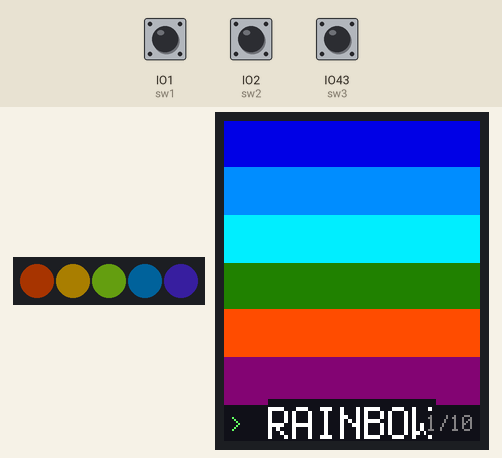
This program was run on a simulated ESP32 board running CircuitPython. On the bench: 5 RGB LEDs in strip order, left to right, 128×160 colour display. Inputs (shaded band) come from the test bench; at power-on: IO1 (sw1) HIGH, IO43 (sw3) HIGH, IO2 (sw2) HIGH. Dim RGB values are drawn brighter than linear; what the program prints to the serial console is not drawn.

Above: at 1.2 s.
1.3 s: IO1 (sw1) pulled LOW for 0.15 s
At 1.73 s:
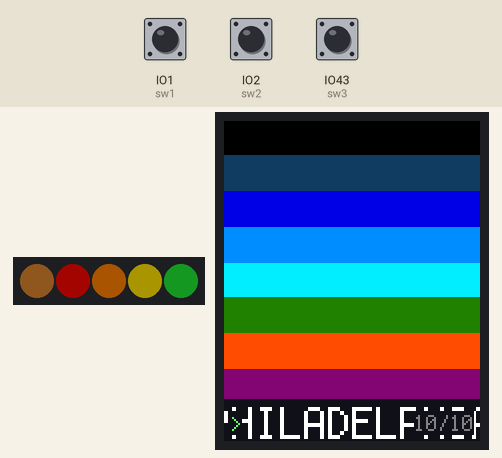
2.0 s: IO43 (sw3) pulled LOW for 0.15 s
At 2.36 s:
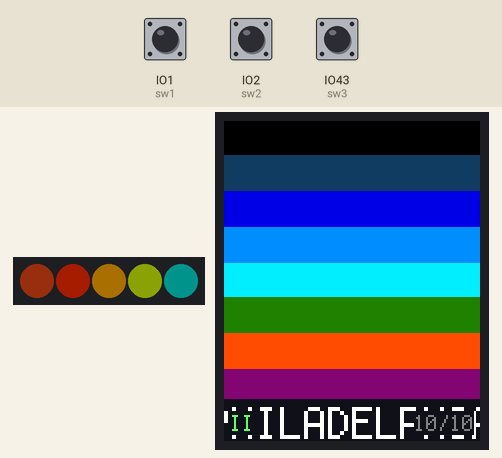
2.7 s: IO2 (sw2) pulled LOW for 0.15 s
At 2.99 s:
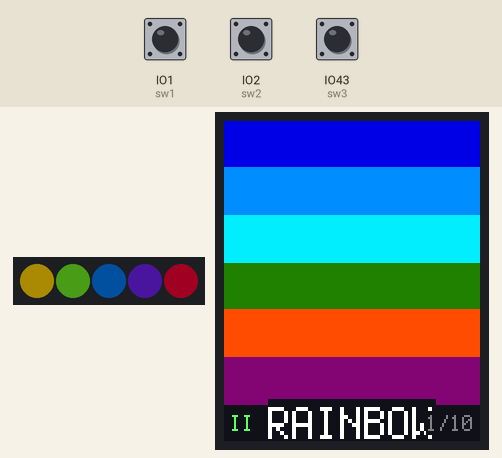
3.4 s: IO43 (sw3) pulled LOW for 1 s
At 3.62 s:
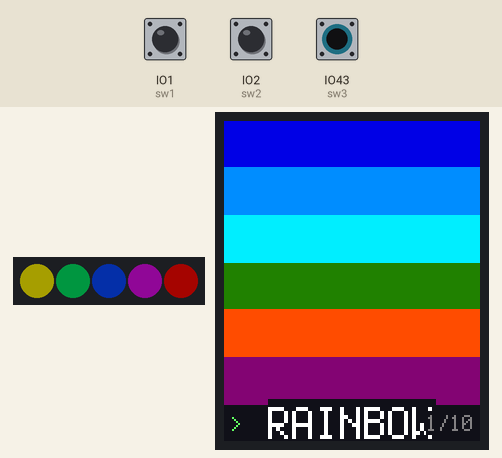
5.0 s: IO1 (sw1) pulled LOW for 1 s
At 5.19 s:
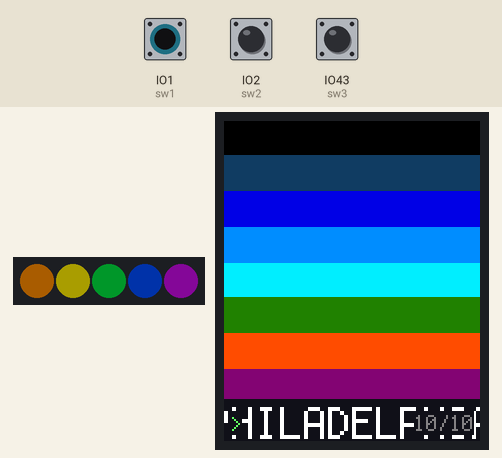
6.6 s: IO2 (sw2) pulled LOW for 1 s
At 10.82 s:
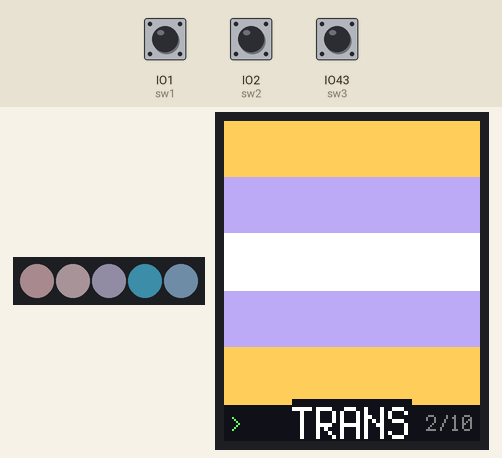
Timing chart, 0 to 12.4 s (numbered marks = the images above; inputs shaded):
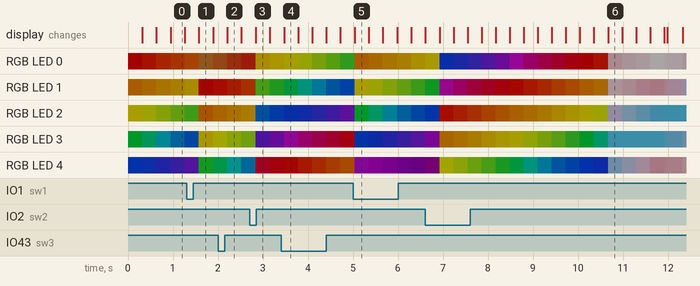

The program:

code.py
```python
"""
code.py -- Pride Flags carousel
================================
A rotating display of pride flags on the 128x160 LCD. Each flag is
drawn full-screen as horizontal stripes (the classic flag layout),
held for a few seconds, then the next one fades in. The 5 NeoPixels
scroll the current flag's stripe colors in step.

The carousel auto-advances, but the buttons let you page through
manually whenever you like.

Controls
--------
  SW1 (IO1)   -- previous flag
  SW2 (IO2)   -- next flag
  SW3 (IO43)  -- pause / resume auto-advance

Flags included
--------------
  Rainbow        Gilbert Baker's 6-stripe classic
  Trans          5-stripe trans pride flag
  Bi             3-stripe bisexual pride flag (40/20/40)
  Lesbian        7-stripe community (2018) flag
  Pan            3-stripe pansexual flag
  Ace            4-stripe asexual flag
  Nonbinary      4-stripe non-binary flag
  Genderfluid    5-stripe genderfluid flag
  Agender        7-stripe agender flag
  Philadelphia   Rainbow + black & brown (inclusion)
"""

import time
import board
import busio
import digitalio
import displayio
import fourwire
import neopixel
import terminalio
import bitmaptools
import adafruit_st7735r
from adafruit_display_text import label


# ------------------------------------------------------------------
# Flags
# ------------------------------------------------------------------
# Each flag is (NAME, stripes) where stripes is a list of
# (color_0xBBGGRR, weight). weight controls relative stripe height
# (defaults to 1 = equal stripes). Colors are stored in the 0xBBGGRR
# form that displayio palettes expect, written here as readable hex.
#
# Hex conventions used (RGB):
#   rainbow red    #E40303   orange  #FF8C00   yellow #FFED00
#   rainbow green  #008026   blue    #004DFF   violet #750787
#   trans lt blue  #5BCEFA   pink    #F5A9B8   white  #FFFFFF
#   bi pink        #D60270   purple  #9B4F96   blue   #0033A0
#   lesbian        #D52D00 / #EF7627 / #FF9A56 / #FFFFFF /
#                  #D162A4 / #B55690 / #A30262
#   pan blue        #1BB3FF   yellow  #FFDD00   magenta #FF218C
#   ace black      #000000   gray    #A4A4A4   white #FFFFFF  purple #800080
#   nb  yellow     #FCF434   white   #FFFFFF   purple #9C59D1  black #000000
#   gf  pink       #FF75A2   white   #FFFFFF   purple #BE18D6
#       black      #000000   blue    #333EBD
#   agender black  #000000   gray #B9B9B9   white #FFFFFF   green #008026
#   philly brown   #613D17   black #000000
#
# We store colors as plain RGB ints and convert to 0xBBGGRR below so
# the same list can drive both the palette and the NeoPixels.
def C(rrggbb):
    # "rrggbb" -> 0xBBGGRR for displayio palettes
    r = (rrggbb >> 16) & 0xFF
    g = (rrggbb >> 8) & 0xFF
    b = rrggbb & 0xFF
    return (b << 16) | (g << 8) | r


def rgb_tuple(pal_int):
    # 0xBBGGRR -> (r, g, b) for NeoPixels
    return (pal_int & 0xFF, (pal_int >> 8) & 0xFF, (pal_int >> 16) & 0xFF)


# Each stripe: (RGB hex, weight)
FLAGS = [
    ("RAINBOW",
     [(0xE40303, 1), (0xFF8C00, 1), (0xFFED00, 1),
      (0x008026, 1), (0x004DFF, 1), (0x750787, 1)]),
    ("TRANS",
     [(0x5BCEFA, 1), (0xF5A9B8, 1), (0xFFFFFF, 1),
      (0xF5A9B8, 1), (0x5BCEFA, 1)]),
    ("BI",
     [(0xD60270, 2), (0x9B4F96, 1), (0x0033A0, 2)]),
    ("LESBIAN",
     [(0xD52D00, 1), (0xEF7627, 1), (0xFF9A56, 1), (0xFFFFFF, 1),
      (0xD162A4, 1), (0xB55690, 1), (0xA30262, 1)]),
    ("PAN",
     [(0x1BB3FF, 1), (0xFFDD00, 1), (0xFF218C, 1)]),
    ("ACE",
     [(0x000000, 1), (0xA4A4A4, 1), (0xFFFFFF, 1), (0x800080, 1)]),
    ("NONBINARY",
     [(0xFCF434, 1), (0xFFFFFF, 1), (0x9C59D1, 1), (0x000000, 1)]),
    ("GENDERFLUID",
     [(0xFF75A2, 1), (0xFFFFFF, 1), (0xBE18D6, 1),
      (0x000000, 1), (0x333EBD, 1)]),
    ("AGENDER",
     [(0x000000, 1), (0xB9B9B9, 1), (0xFFFFFF, 1), (0x008026, 1),
      (0xFFFFFF, 1), (0xB9B9B9, 1), (0x000000, 1)]),
    ("PHILADELPHIA",
     [(0x000000, 1), (0x613D17, 1), (0xE40303, 1), (0xFF8C00, 1),
      (0xFFED00, 1), (0x008026, 1), (0x004DFF, 1), (0x750787, 1)]),
]

MAX_COLORS = max(len(s) for _, s in FLAGS)   # widest flag -> palette size
HOLD_SEC = 4.0                                # seconds per flag (auto)
NUM = 5                                       # NeoPixel count


# ------------------------------------------------------------------
# Hardware
# ------------------------------------------------------------------
pixels = neopixel.NeoPixel(board.IO4, NUM, brightness=0.35, auto_write=False)
pixels.fill((0, 0, 0)); pixels.show()

sw1 = digitalio.DigitalInOut(board.IO1);  sw1.switch_to_input(pull=digitalio.Pull.UP)
sw2 = digitalio.DigitalInOut(board.IO2);  sw2.switch_to_input(pull=digitalio.Pull.UP)
sw3 = digitalio.DigitalInOut(board.IO43); sw3.switch_to_input(pull=digitalio.Pull.UP)

# Font chip CS held high so it doesn't fight the LCD on the shared SPI bus.
font_cs = digitalio.DigitalInOut(board.IO9)
font_cs.direction = digitalio.Direction.OUTPUT
font_cs.value = True

bl = digitalio.DigitalInOut(board.IO5)
bl.direction = digitalio.Direction.OUTPUT
bl.value = False  # blank until first flag is drawn

displayio.release_displays()
spi = busio.SPI(clock=board.IO12, MOSI=board.IO11)
display_bus = fourwire.FourWire(
    spi, command=board.IO6, chip_select=board.IO10, reset=board.IO7,
    baudrate=8_000_000,
)
display = adafruit_st7735r.ST7735R(
    display_bus, width=128, height=160, rotation=0, bgr=True,
    auto_refresh=False,
)


# ------------------------------------------------------------------
# Display scene: full-screen flag bitmap + name overlay at the bottom
# ------------------------------------------------------------------
W, H = 128, 160
NAME_BAR_H = 18                  # reserved strip at the bottom for the label
FLAG_H = H - NAME_BAR_H          # flag fills everything above the name bar

scene = displayio.Group()

flag_bitmap = displayio.Bitmap(W, FLAG_H, MAX_COLORS)
flag_palette = displayio.Palette(MAX_COLORS)
scene.append(displayio.TileGrid(flag_bitmap, pixel_shader=flag_palette,
                                x=0, y=0))

# Dark name bar across the bottom of the screen
bar_bitmap = displayio.Bitmap(W, NAME_BAR_H, 1)
bar_palette = displayio.Palette(1); bar_palette[0] = 0x101018
scene.append(displayio.TileGrid(bar_bitmap, pixel_shader=bar_palette,
                                x=0, y=FLAG_H))

name_lbl = label.Label(terminalio.FONT, text="", scale=2, color=0xFFFFFF,
                       background_color=0x101018)
name_lbl.anchor_point = (0.5, 0.5)
name_lbl.anchored_position = (W // 2, FLAG_H + NAME_BAR_H // 2)
scene.append(name_lbl)

# Small index hint (e.g. "3/10") in the corner of the name bar
idx_lbl = label.Label(terminalio.FONT, text="", color=0x808080,
                      background_color=0x101018)
idx_lbl.anchor_point = (1.0, 0.5)
idx_lbl.anchored_position = (W - 3, FLAG_H + NAME_BAR_H // 2)
scene.append(idx_lbl)

# Pause indicator on the left of the name bar
state_lbl = label.Label(terminalio.FONT, text="", color=0x60FF60,
                        background_color=0x101018)
state_lbl.anchor_point = (0.0, 0.5)
state_lbl.anchored_position = (3, FLAG_H + NAME_BAR_H // 2)
scene.append(state_lbl)

display.root_group = scene


# ------------------------------------------------------------------
# Stripe layout: compute integer stripe heights that sum to FLAG_H
# ------------------------------------------------------------------
def stripe_heights(stripes):
    total_w = sum(w for _, w in stripes)
    heights = []
    acc = 0
    for _, w in stripes:
        h = (FLAG_H * (acc + w)) // total_w - (FLAG_H * acc) // total_w
        heights.append(h)
        acc += w
    return heights


# ------------------------------------------------------------------
# Draw a flag into the bitmap
# ------------------------------------------------------------------
def draw_flag(flag_idx):
    name, stripes = FLAGS[flag_idx]
    heights = stripe_heights(stripes)
    # Load this flag's colors into the palette (extras stay as-is, unused)
    for i, (rgb, _w) in enumerate(stripes):
        flag_palette[i] = C(rgb)
    y = 0
    for i, h in enumerate(heights):
        if h <= 0:
            continue
        bitmaptools.fill_region(flag_bitmap, 0, y, W, y + h, i)
        y += h


# ------------------------------------------------------------------
# LED rendering: scroll the current flag's stripe colors across 5 px
# ------------------------------------------------------------------
LED_BRIGHTNESS = 0.5


def scale_rgb(rgb, b):
    return (int(rgb[0] * b), int(rgb[1] * b), int(rgb[2] * b))


def render_leds(flag_idx, t):
    name, stripes = FLAGS[flag_idx]
    cols = [rgb_tuple(C(rgb)) for rgb, _w in stripes]
    n = len(cols)
    # Continuous head position across the (n) color ring, mapped onto NUM
    # pixels with a gentle scroll speed.
    head = (t * 0.6) % n
    for i in range(NUM):
        pos = head + i
        lo = int(pos) % n
        hi = (lo + 1) % n
        frac = pos - int(pos)
        a, b = cols[lo], cols[hi]
        blend = (int(a[0] + (b[0] - a[0]) * frac),
                 int(a[1] + (b[1] - a[1]) * frac),
                 int(a[2] + (b[2] - a[2]) * frac))
        pixels[i] = scale_rgb(blend, LED_BRIGHTNESS)
    pixels.show()


# ------------------------------------------------------------------
# State
# ------------------------------------------------------------------
flag_idx = 0
paused = False
hold_until = time.monotonic() + HOLD_SEC

sw1_prev = True
sw2_prev = True
sw3_prev = True


def update_overlay():
    name_lbl.text = FLAGS[flag_idx][0]
    idx_lbl.text = "%d/%d" % (flag_idx + 1, len(FLAGS))
    state_lbl.text = "II" if paused else ">"


# First paint happens immediately so the screen isn't dark on boot.
draw_flag(flag_idx)
update_overlay()
display.refresh()
bl.value = True

print("Pride Flags -- showing %s (%d/%d)" %
      (FLAGS[flag_idx][0], flag_idx + 1, len(FLAGS)))


# ------------------------------------------------------------------
# Main loop
# ------------------------------------------------------------------
DEBOUNCE = 0.18
last_sw = 0.0

while True:
    now = time.monotonic()

    v1, v2, v3 = sw1.value, sw2.value, sw3.value
    p1 = (not v1) and sw1_prev
    p2 = (not v2) and sw2_prev
    p3 = (not v3) and sw3_prev
    sw1_prev, sw2_prev, sw3_prev = v1, v2, v3

    if (p1 or p2) and (now - last_sw) > DEBOUNCE:
        flag_idx = (flag_idx + (1 if p2 else -1)) % len(FLAGS)
        draw_flag(flag_idx)
        update_overlay()
        display.refresh()
        hold_until = now + HOLD_SEC
        last_sw = now
        print("flag:", FLAGS[flag_idx][0])

    if p3 and (now - last_sw) > DEBOUNCE:
        paused = not paused
        if paused:
            hold_until = float("inf")
        else:
            hold_until = now + HOLD_SEC
        update_overlay()
        display.refresh()
        last_sw = now
        print("paused" if paused else "resumed")

    # Auto-advance
    if not paused and now >= hold_until:
        flag_idx = (flag_idx + 1) % len(FLAGS)
        draw_flag(flag_idx)
        update_overlay()
        display.refresh()
        hold_until = now + HOLD_SEC
        print("auto ->", FLAGS[flag_idx][0])

    # Animate NeoPixels every frame (cheap; show() is the slow part)
    render_leds(flag_idx, now)

    time.sleep(0.03)
```

Measured:
- after the input at 1.3 s, the display: changes after 0.28 s (image 1)
- after the input at 2.0 s, the display: changes after 0.21 s (image 2)
- after the input at 2.7 s, the display: changes after 0.14 s (image 3)
- after the input at 3.4 s, the display: changes after 0.07 s (image 4)
- after the input at 5.0 s, the display: changes at once (image 5)
- after the input at 6.6 s, the display: first differs from a run without the input after 0.32 s (image 6 shows a later state)
